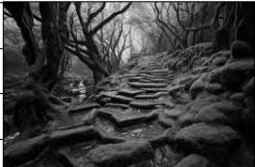
#> input picture BSCOMPUTER ENGINEERING/4th YEAR OF COMPUTER ENGINEERING/7th SEMESTER/DIGITAL IMAGE PROCESSING/PROGRAMS OF DIGITAL IMAGE PROCESSING(PART 2)/Screenshot 2024-10-30 124752.jpg, 255 x 167 px
$ python 'Sharpening filters.py'   (older library calls are emulated)
#> lines starting #> are read from the running program, lines starting #| are printed output that depends on the picture
import cv2
import numpy as np
import matplotlib.pyplot as plt
image_path = ('Screenshot 2024-10-30 124752.jpg' ) # Replace with your image path if different
image = cv2.imread(image_path, 0)
#> image is the input picture: shape (167, 255); min 0, max 255, mean 59.4
laplacian_filter = cv2.Laplacian(image, cv2.CV_64F)
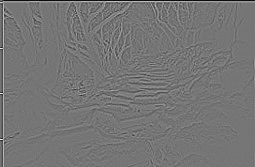
#> laplacian_filter: shape (167, 255) float64; min -397, max 462, mean -1; drawn with min black and max white
laplacian_filter = cv2.convertScaleAbs(laplacian_filter)  # Convert to 8-bit
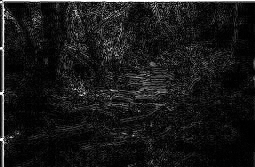
#> laplacian_filter: shape (167, 255); min 0, max 255, mean 23.8
gaussian_blur = cv2.GaussianBlur(image, (5, 5), sigmaX=1)
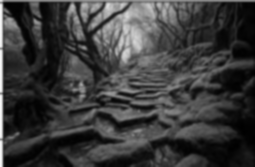
#> gaussian_blur: shape (167, 255); min 0, max 248, mean 59
unsharp_image = cv2.addWeighted(image, 1.5, gaussian_blur, -0.5, 0)
plt.figure(figsize=(12, 5))
plt.subplot(1, 3, 1)
plt.imshow(image, cmap='gray')
plt.title('Original Image')
plt.axis('off')
plt.subplot(1, 3, 2)
plt.imshow(laplacian_filter, cmap='gray')
plt.title('Laplacian Filter')
plt.axis('off')
plt.subplot(1, 3, 3)
plt.imshow(unsharp_image, cmap='gray')
plt.title('Unsharp Masking')
plt.axis('off')
plt.tight_layout()
plt.show()
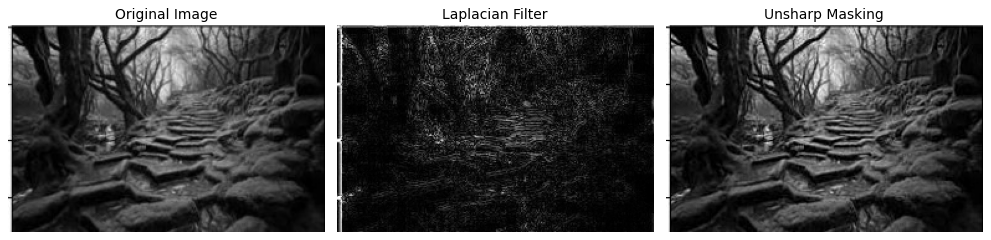
#> figure drawn by matplotlib, 3 panels

$ run again, with BSCOMPUTER ENGINEERING/4th YEAR OF COMPUTER ENGINEERING/7th SEMESTER/DIGITAL IMAGE PROCESSING/PROGRAMS OF DIGITAL IMAGE PROCESSING(PART 2)/Screenshot 2024-10-26 122352.jpg copied over BSCOMPUTER ENGINEERING/4th YEAR OF COMPUTER ENGINEERING/7th SEMESTER/DIGITAL IMAGE PROCESSING/PROGRAMS OF DIGITAL IMAGE PROCESSING(PART 2)/Screenshot 2024-10-30 124752.jpg
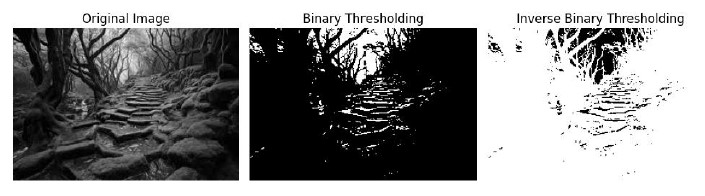
#> input picture BSCOMPUTER ENGINEERING/4th YEAR OF COMPUTER ENGINEERING/7th SEMESTER/DIGITAL IMAGE PROCESSING/PROGRAMS OF DIGITAL IMAGE PROCESSING(PART 2)/Screenshot 2024-10-26 122352.jpg, 705 x 196 px
#> image is the input picture: shape (196, 705); min 0, max 255, mean 139.7
#> `laplacian_filter = cv2.convertScaleAbs(laplacian_filter)`:
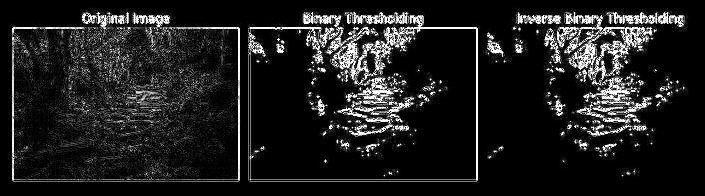
#> laplacian_filter: shape (196, 705); min 0, max 255, mean 31.2
#> `plt.show()`:
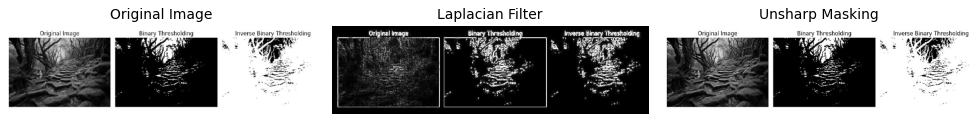
#> figure drawn by matplotlib, 3 panels
